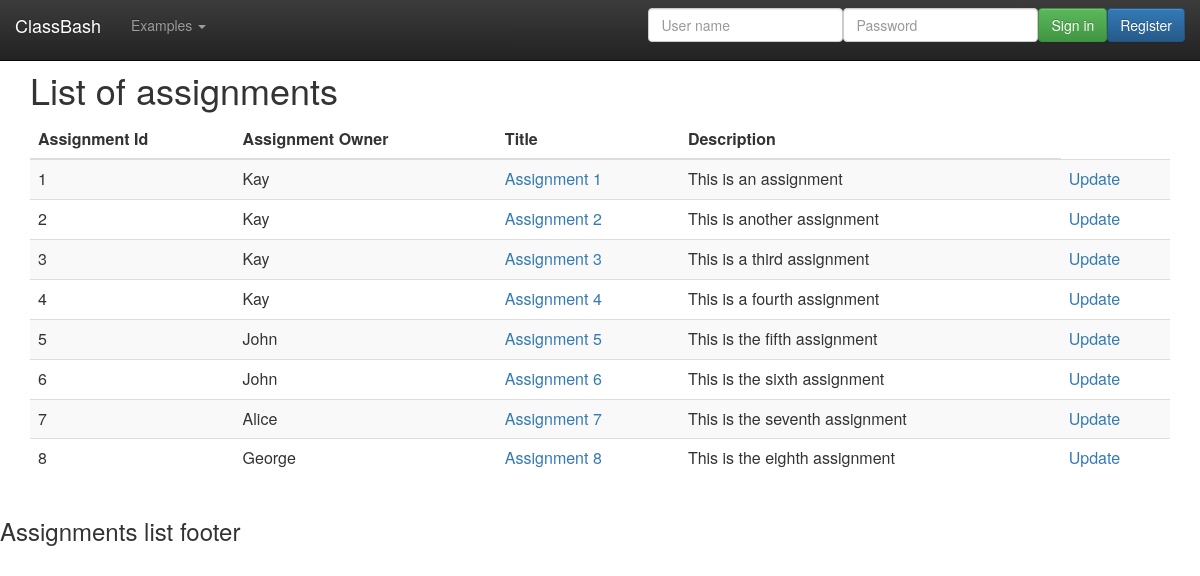
The page /WebContent/assignment/showall on the database its author committed.
### tables this page shows
CREATE TABLE Assignments (
  assignmentId           int(11) NOT NULL AUTO_INCREMENT,
  assignmentOwnerId      int(11) NOT NULL,
  assignmentDescription  varchar (4096),
  assignmentTitle        varchar (255),
  assignmentCreationDate TIMESTAMP DEFAULT CURRENT_TIMESTAMP,
  assignmentDueDate      TIMESTAMP NOT NULL,
  PRIMARY KEY (assignmentId),
  FOREIGN KEY (assignmentOwnerId) REFERENCES Users(userId)
);

CREATE TABLE Users (
  userId             int(11) NOT NULL AUTO_INCREMENT,
  userName           varchar (255) UNIQUE NOT NULL,
  passwordHash       varchar(255) NOT NULL,
  dateCreated        TIMESTAMP DEFAULT CURRENT_TIMESTAMP,
  PRIMARY KEY (userId)
);

### WebContent/models/Assignment.class.php (called while the page is built, shortened)
<?php
class Assignment {
	private $formInput;
	private $assignmentDescription;
	private $assignmentId;
	private $assignmentOwnerName;
	private $assignmentTitle;
	public function __construct($formInput = null) {
		$this->formInput = $formInput;
	}
	public function getAssignmentDescription() {
		return $this->assignmentDescription;
	}
	public function getAssignmentId() {
		return $this->assignmentId;
	}
	public function getAssignmentOwnerName() {
		return $this->assignmentOwnerName;
	}
	public function getAssignmentTitle() {
		return $this->assignmentTitle;
	}
	public function setAssignmentId($id) {
		$this->assignmentId = $id;
	}
	private function extractForm($valueName) {
		if (isset($this->formInput[$valueName])) {
			$value = trim($this->formInput[$valueName]);
			$value = stripslashes ($value);
			$value = htmlspecialchars ($value);
			return $value;
		}
	}
	private function initialize() {
		$this->assignmentId = 0;
	}
	private function validateAssignmentDescription() {
		$this->assignmentDescription = $this->extractForm('assignmentDescription');
	}
	private function validateAssignmentOwnerName() {
		$this->assignmentOwnerName = $this->extractForm('assignmentOwnerName');
	}
	private function validateAssignmentTitle() {
		$this->assignmentTitle = $this->extractForm('assignmentTitle');
	}
}
?>

### WebContent/models/AssignmentsDB.class.php (called while the page is built, shortened)
<?php
class AssignmentsDB {
	public static function getAssignmentRowSetsBy($type = null, $value = null) {
		$allowedTypes = array("assignmentId", "assignmentOwnerName", "assignmentTitle",
				              "assignmentDescription", "assignmentDueDate");
		$typeAlias = array("assignmentOwnerName" => "Users.userName");
		$assignmentRowSets = array();
		try {
			$db = Database::getDB ();
			$query = "SELECT Assignments.assignmentId, Assignments.assignmentDescription,
	   		          Assignments.assignmentTitle, Users.userName as assignmentOwnerName,
					  Assignments.assignmentDueDate
	   		          FROM Assignments LEFT JOIN Users ON Assignments.assignmentOwnerId = Users.userId";
			if (!is_null($type)) {
				if (!in_array($type, $allowedTypes))
					throw new PDOException("$type not an allowed search criterion for Assignments");
				$typeValue = (isset($typeAlias[$type]))?$typeAlias[$type]:$type;
			    $query = $query. " WHERE ($typeValue = :$type)";
			    $statement = $db->prepare($query);
			    $statement->bindParam(":$type", $value);
			} else
				$statement = $db->prepare($query);
			$statement->execute ();
			$assignmentRowSets = $statement->fetchAll(PDO::FETCH_ASSOC);
		} catch ( PDOException $e ) {
		}
		return $assignmentRowSets;
	}
	public static function getAssignmentsArray($rowSets) {
		$assignments = array();
		foreach ($rowSets as $assignmentRow ) {
			$assignment = new Assignment($assignmentRow);
			$assignment->setAssignmentId($assignmentRow['assignmentId']);
			array_push ($assignments, $assignment);
		}
		return $assignments;
	}
	public static function getAssignmentsBy($type=null, $value=null) {
		$assignmentRows = AssignmentsDB::getAssignmentRowSetsBy($type, $value);
		return AssignmentsDB::getAssignmentsArray($assignmentRows);
	}
}
?>

### WebContent/views/AssignmentView.class.php (the view, shortened to what this page needs)
<?php
class AssignmentView {
	public static function showAll() {
		MasterView::showHeader();
		MasterView::showNavbar();
		self::showAllDetails();
		MasterView::showFooter();
	}
	public static function showAllDetails() {
		$assignments = (array_key_exists('assignments', $_SESSION))?$_SESSION['assignments']:array();
		$base = (array_key_exists('base', $_SESSION))?$_SESSION['base']:"";
		echo '<div class="container">';
		echo '<h1>List of assignments</h1>';
		echo '<div class="table-responsive">';
		echo '<table class="table table-striped">';
		echo '<thead>';
		echo '<tr><th>Assignment Id</th><th>Assignment Owner</th>
			 <th>Title</th><th>Description</th></tr>';
		echo '</thead>';
		echo '<tbody>';
		foreach($assignments as $assignment) {
			echo '<tr>';
			echo '<td>'. $assignment->getAssignmentId().'</td>';
			echo '<td>'. $assignment->getAssignmentOwnerName().'</td>';
			echo '<td><a href="/'.$base.'/assignment/show/'.$assignment->getAssignmentId().'">';
			echo  $assignment->getAssignmentTitle().'</a></td>';
			echo '<td>'.$assignment->getAssignmentDescription().'</td>';
			echo '<td><a href="/'.$base.'/assignment/update/'.$assignment->getAssignmentId().'">Update</a></td>';
	        echo '</tr>';
		}
		echo '</tbody>';
		echo '</table>';
		echo '</div>';
		echo '</div>';
	}
}
?>

### WebContent/index.php (shortened to what this page needs)
<?php
	$url = parse_url($_SERVER["REQUEST_URI"], PHP_URL_PATH);
	list($fill, $base, $control, $action, $arguments) =
			explode('/', $url, 5) + array("", "", "", "", null);
	switch ($control) {
		case "assignment":
			AssignmentController::run();
			break;
	};
?>

### WebContent/controllers/AssignmentController.class.php (shortened to what this page needs)
<?php
class AssignmentController {
	public static function run() {
		$action = (array_key_exists('action', $_SESSION))?$_SESSION['action']:"";
		switch ($action) {
			case  "showall":
				$_SESSION['assignments'] = AssignmentsDB::getAssignmentsBy();
				AssignmentView::showall();
				break;
		}
	}
}
?>

### WebContent/views/MasterView.class.php (shortened to what this page needs)
<?php
class MasterView {
	public static function showHeader() {
        echo '<!DOCTYPE html lang="en"><html><head>';
        echo '<link rel="stylesheet" href="https://maxcdn.bootstrapcdn.com/bootstrap/3.3.5/css/bootstrap.min.css">';
        echo '<link rel="stylesheet" href="https://maxcdn.bootstrapcdn.com/bootstrap/3.3.5/css/bootstrap-theme.min.css">';
        $base = (array_key_exists('base', $_SESSION))? $_SESSION['base']: "";
        $styles = (array_key_exists('styles', $_SESSION))? $_SESSION['styles']: array();
        foreach ($styles as $style )
           echo '<link href="/'.$base.'/css/'.$style. '" rel="stylesheet">';
        echo "</head><body>";
    }
    public static function showNavBar() {
    	$base = (array_key_exists('base', $_SESSION))? $_SESSION['base']: "";
    	$authenticatedUser = (array_key_exists('authenticatedUser', $_SESSION))?
    	                 $_SESSION['authenticatedUser']:null;
    	$user = (array_key_exists('user', $_SESSION))?$_SESSION['user']:null;
    	echo '<nav class="navbar navbar-inverse navbar-fixed-top">';
    	echo '<div class="container-fluid">';
    	echo '<div class="navbar-header">';
    	echo '<a class="navbar-brand" href="/'.$base.'/">ClassBash</a>';
    	echo '</div>';
    	echo '<div id="navbar" class="navbar-collapse collapse">';
    	echo '<ul class="nav navbar-nav">';
    	echo '<li class="dropdown">';
    	echo '<a class="dropdown-toggle" data-toggle="dropdown" href="#">Examples <span class="caret"></span></a>';
    	echo '</li>';
    	echo '</ul>';
    	if (!is_null($authenticatedUser)) {
    		echo '<form class="navbar-form navbar-right"
    			    method="post" action="/'.$base.'/logout">';
    		echo '<div class="form-group">';
    		echo '<span class="label label-default">Hi '.
    		          $authenticatedUser->getUserName().'</span>&nbsp; &nbsp;';
    		echo '</div>';
    		echo '<button type="submit" class="btn btn-success">Sign out</button>';
    		echo '</form>';
    	} else {
	    	echo '<form class="navbar-form navbar-right"
	    			    method="post" action="/'.$base.'/login">';
	    	echo '<div class="form-group">';
	    	echo '<input type="text" placeholder="User name" class="form-control" name ="userName" ';
	        if (!is_null($user))
	   	        echo 'value = "'. $user->getUserName().'"';
	    	echo 'required></div>';
	    	echo '<div class="form-group">';
	    	echo '<input type="password" placeholder="Password"
	    			      class="form-control" name ="password">';
	    	echo '</div>';
	    	echo '<button type="submit" class="btn btn-success">Sign in</button>';
	    	echo '<a class="btn btn-primary" href="/'.$base.'/user/new" role="button">Register</a></p>';
	    	echo '</form>';
    	}
    	echo '</div>';
    	echo '</div>';
    	echo '</nav>';
    }
	public static function showFooter() {
		$footer = (array_key_exists('footertitle', $_SESSION))?
		           $_SESSION['footertitle']: "";
		echo '<footer>'.$footer.'</footer>';
    }
}
?>

### WebContent/css/jumbotron.css (style rules this page uses)
body { padding-top: 50px; padding-bottom: 20px; }

### rows shown on the page
assignments: assignmentId "1", assignmentOwnerId.userName "Kay", assignmentTitle "Assignment 1", assignmentDescription "This is an assignment"
assignments: assignmentId "2", assignmentOwnerId.userName "Kay", assignmentTitle "Assignment 2", assignmentDescription "This is another assignment"
assignments: assignmentId "3", assignmentOwnerId.userName "Kay", assignmentTitle "Assignment 3", assignmentDescription "This is a third assignment"
assignments: assignmentId "4", assignmentOwnerId.userName "Kay", assignmentTitle "Assignment 4", assignmentDescription "This is a fourth assignment"
assignments: assignmentId "5", assignmentOwnerId.userName "John", assignmentTitle "Assignment 5", assignmentDescription "This is the fifth assignment"
assignments: assignmentId "6", assignmentOwnerId.userName "John", assignmentTitle "Assignment 6", assignmentDescription "This is the sixth assignment"
assignments: assignmentId "7", assignmentOwnerId.userName "Alice", assignmentTitle "Assignment 7", assignmentDescription "This is the seventh assignment"
assignments: assignmentId "8", assignmentOwnerId.userName "George", assignmentTitle "Assignment 8", assignmentDescription "This is the eighth assignment"

### other values the page prints
$footer "Assignments list footer"
